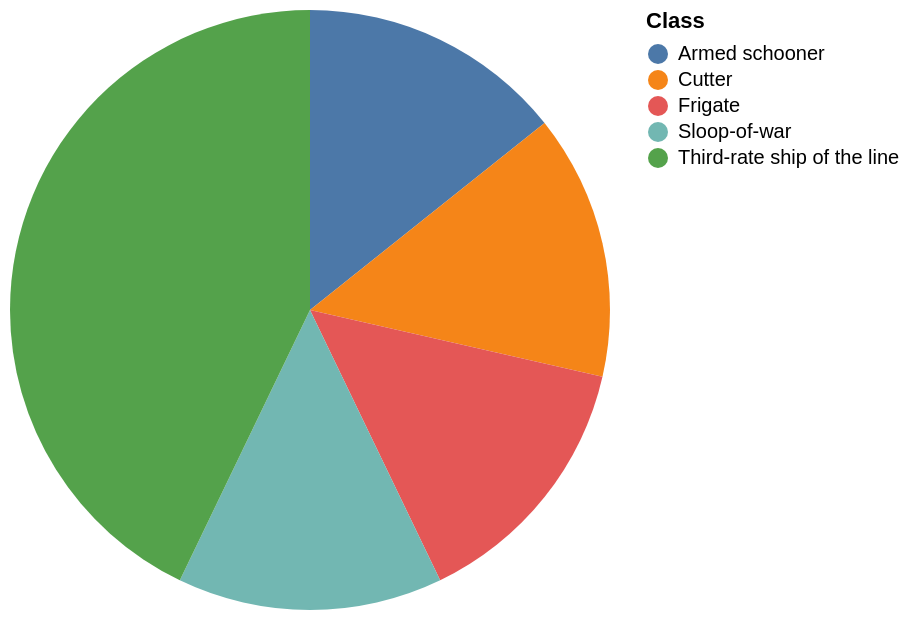

Specify this chart in Vega-Lite:
### Vega-Lite specification from a JSON file in a GitHub repository (floating-point values rounded to 4 significant figures)
{"data": {"values": [{"x_data": "Armed schooner", "y_data": 1}, {"x_data": "Cutter", "y_data": 1}, {"x_data": "Frigate", "y_data": 1}, {"x_data": "Sloop-of-war", "y_data": 1}, {"x_data": "Third-rate ship of the line", "y_data": 3}]}, "mark": "arc", "encoding": {"theta": {"field": "y_data", "type": "quantitative", "title": "COUNT(Class)"}, "color": {"field": "x_data", "type": "nominal", "title": "Class"}}}
